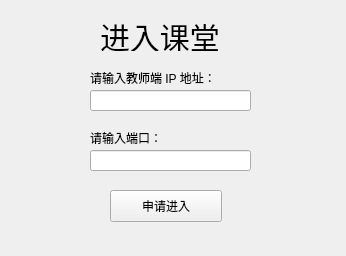
<?xml version="1.0" encoding="UTF-8"?>
<ui version="4.0">
 <class>SetIPWindow</class>
 <widget class="QMainWindow" name="SetIPWindow">
  <property name="geometry">
   <rect>
    <x>0</x>
    <y>0</y>
    <width>346</width>
    <height>256</height>
   </rect>
  </property>
  <property name="windowTitle">
   <string>MainWindow</string>
  </property>
  <widget class="QWidget" name="centralwidget">
   <widget class="QLabel" name="label">
    <property name="geometry">
     <rect>
      <x>90</x>
      <y>70</y>
      <width>131</width>
      <height>16</height>
     </rect>
    </property>
    <property name="text">
     <string>请输入教师端 IP 地址：</string>
    </property>
   </widget>
   <widget class="QLabel" name="label_2">
    <property name="geometry">
     <rect>
      <x>90</x>
      <y>130</y>
      <width>81</width>
      <height>16</height>
     </rect>
    </property>
    <property name="text">
     <string>请输入端口：</string>
    </property>
   </widget>
   <widget class="QLineEdit" name="lineEdit_ip">
    <property name="geometry">
     <rect>
      <x>90</x>
      <y>90</y>
      <width>161</width>
      <height>21</height>
     </rect>
    </property>
   </widget>
   <widget class="QLineEdit" name="lineEdit_port">
    <property name="geometry">
     <rect>
      <x>90</x>
      <y>150</y>
      <width>161</width>
      <height>21</height>
     </rect>
    </property>
   </widget>
   <widget class="QPushButton" name="loginButton">
    <property name="geometry">
     <rect>
      <x>110</x>
      <y>190</y>
      <width>112</width>
      <height>32</height>
     </rect>
    </property>
    <property name="text">
     <string>申请进入</string>
    </property>
   </widget>
   <widget class="QLabel" name="label_3">
    <property name="geometry">
     <rect>
      <x>100</x>
      <y>20</y>
      <width>131</width>
      <height>31</height>
     </rect>
    </property>
    <property name="styleSheet">
     <string notr="true">font:30px</string>
    </property>
    <property name="text">
     <string>进入课堂</string>
    </property>
   </widget>
  </widget>
 </widget>
 <resources/>
 <connections/>
</ui>
